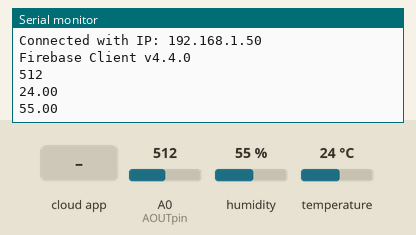
Recording of a sketch running on a simulated ESP8266 (NodeMCU). Parts: the last lines printed to the serial monitor. The test bench sets the inputs (shaded band); at power-on: humidity 55 %, A0 (AOUTpin) = 512, temperature 24 °C. WiFi joins after 1.5 s; servers stay silent unless stated; the Firebase database answers and starts empty.

Above: at 2.8 s.
2.9 s: humidity set to 22 %
At 4.1 s:
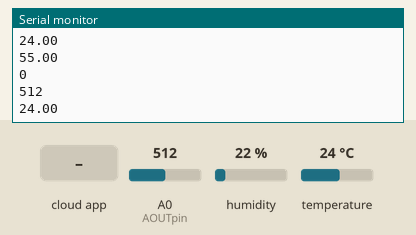
4.4 s: A0 (AOUTpin) set to 716
At 5.5 s:
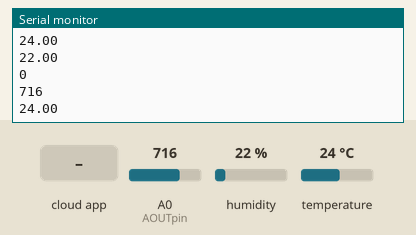
5.9 s: the phone or cloud app sets TIME to 1
7.4 s: temperature set to 12 °C
At 8.5 s:
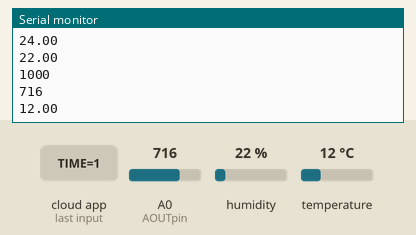
8.9 s: A0 (AOUTpin) set to 900
At 10.2 s:
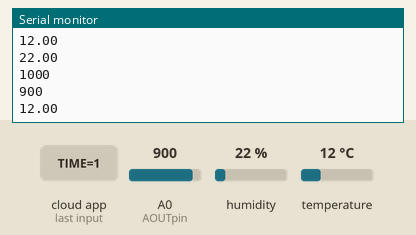
10.4 s: humidity set to 40 %
At 11.3 s:
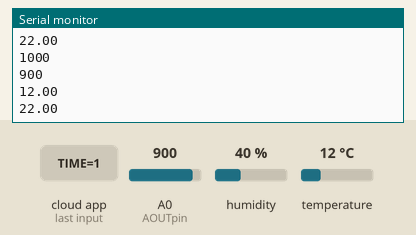
Timing chart, 0 to 12.9 s (numbered marks = the images above; inputs shaded):
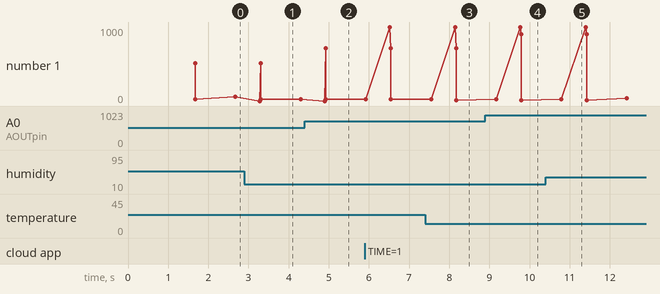

The sketch:

sensorstofirebase.ino
```cpp
// Required Libraries
#include <Arduino.h>
#include <ESP8266WiFi.h>
#include <Firebase_ESP_Client.h>
#include <dht11.h>
#include <addons/TokenHelper.h>
#include <addons/RTDBHelper.h>

/* Wifi Connection Information */
#define WIFI_SSID "wifi-name"            // Wi-Fi Name
#define WIFI_PASSWORD "wifi-password"    // Wi-Fi Password

/* Firebase API Key */
#define API_KEY "your-firebase-api-key"

/* RealTime Database URL */
#define DATABASE_URL "your-firebase-realtime-database-link"

/* Created User Email and Password */
#define USER_EMAIL "firebase-authentication-user-email"
#define USER_PASSWORD "firebase-authentication-user-password"

// Define Firebase Data object
FirebaseData fbdo;
FirebaseAuth auth;
FirebaseConfig config;

unsigned long sendDataPrevMillis = 0;
unsigned long count = 0;

const int AOUTpin = A0;  // Analog output pin
const int DOUTpin = 16;

// DHT11 dht11(2); // DHT11 temperature-humidity sensor connected to D4 pin
int DhtPin = 2;    // We set Digital 2 as DhtPin.
dht11 dht_sensor;  // We create a DHT11 object named dht_sensor.

// Variable definitions for storing data to be saved in the database
float temperature;
float humidity;
int ppm;
int second;
void setup() {

  Serial.begin(115200);

  // We connect to the Wi-Fi here and wait until the device is connected
  WiFi.begin(WIFI_SSID, WIFI_PASSWORD);
  Serial.print("Connecting to Wi-Fi");
  unsigned long ms = millis();
  while (WiFi.status() != WL_CONNECTED) {
    Serial.print(".");
    delay(300);
  }
  Serial.println();
  Serial.print("Connected with IP: ");
  Serial.println(WiFi.localIP());
  Serial.println();

  // Firebase configuration is set.
  Serial.printf("Firebase Client v%s\n\n", FIREBASE_CLIENT_VERSION);

  // API key is set
  config.api_key = API_KEY;

  // User login information is set
  auth.user.email = USER_EMAIL;
  auth.user.password = USER_PASSWORD;

  // RTDB (Realtime Database) URL is set
  config.database_url = DATABASE_URL;

  // Callback function is assigned for long-term token generation task
  config.token_status_callback = tokenStatusCallback;

  // BSSL (BearSSL) memory size is set for the FirebaseData object.
  fbdo.setBSSLBufferSize(4096, 1024);

  // Response size for the FirebaseData object is set.
  fbdo.setResponseSize(2048);

  // Firebase library is initialized.
  Firebase.begin(&config, &auth);

  // Settings for the Firebase library are configured.
  Firebase.setDoubleDigits(5);

  // Timeout for server response is set.
  config.timeout.serverResponse = 10 * 1000;

  // Digital pin mode is set
  pinMode(DOUTpin, INPUT);
  second = Firebase.RTDB.getInt(&fbdo, F("/project/TIME"), &second)*1000;
}

void loop() {

  if (Firebase.ready() && (millis() - sendDataPrevMillis > second || sendDataPrevMillis == 0))  // Data upload every specified interval.
  {
    int chk = dht_sensor.read(DhtPin);

    sendDataPrevMillis = millis();
    ppm = analogRead(AOUTpin);  // Reading CO2 value from the sensor
    Serial.println(ppm);
    temperature = dht_sensor.temperature;  // Reading temperature value from the sensor
    Serial.println(temperature);
    delay(1000);
    humidity = dht_sensor.humidity;  // Reading humidity value from the sensor
    Serial.println(humidity);

    Firebase.RTDB.setFloat(&fbdo, F("/project/TEMPERATURE"), temperature);  // Uploading temperature value to Firebase
    Firebase.RTDB.setFloat(&fbdo, F("/project/HUMIDITY"), humidity);        // Uploading humidity value to Firebase
    Firebase.RTDB.setInt(&fbdo, F("/project/CO2"), ppm);                    // Uploading CO2 value to Firebase

    Firebase.RTDB.getInt(&fbdo, F("/project/TIME"), &second);
    second = second*1000;
    Serial.println(second);
    Serial.println();
  }
}
```

Measured:
- after the input at 4.4 s, the serial monitor: prints a new line after 0.52 s (image 2)
- after the input at 7.4 s, the serial monitor: prints a new line after 0.77 s (image 3)
- after the input at 8.9 s, the serial monitor: prints a new line after 0.90 s (image 4)
- plotted number 1: 55 → 22 after the input at 2.9 s, 24 → 12 after the input at 7.4 s, 12 → 40 after the input at 10.4 s
